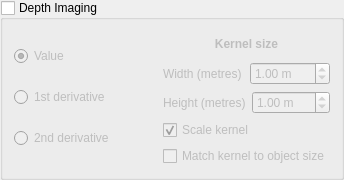
<?xml version="1.0" encoding="UTF-8"?>
<ui version="4.0">
 <class>DepthImager</class>
 <widget class="QGroupBox" name="DepthImager">
  <property name="enabled">
   <bool>true</bool>
  </property>
  <property name="geometry">
   <rect>
    <x>0</x>
    <y>0</y>
    <width>344</width>
    <height>180</height>
   </rect>
  </property>
  <property name="sizePolicy">
   <sizepolicy hsizetype="Preferred" vsizetype="Preferred">
    <horstretch>0</horstretch>
    <verstretch>0</verstretch>
   </sizepolicy>
  </property>
  <property name="windowTitle">
   <string>Depth Imaging</string>
  </property>
  <property name="title">
   <string>Depth Imaging</string>
  </property>
  <property name="checkable">
   <bool>true</bool>
  </property>
  <property name="checked">
   <bool>false</bool>
  </property>
  <layout class="QHBoxLayout" name="horizontalLayout_3">
   <item>
    <layout class="QVBoxLayout" name="verticalLayout_2">
     <item>
      <widget class="QRadioButton" name="showDepthRadioButton">
       <property name="text">
        <string>Value</string>
       </property>
       <property name="checked">
        <bool>true</bool>
       </property>
      </widget>
     </item>
     <item>
      <widget class="QRadioButton" name="showDepthD1RadioButton">
       <property name="text">
        <string>1st derivative</string>
       </property>
      </widget>
     </item>
     <item>
      <widget class="QRadioButton" name="showDepthD2RadioButton">
       <property name="text">
        <string>2nd derivative</string>
       </property>
      </widget>
     </item>
    </layout>
   </item>
   <item>
    <layout class="QVBoxLayout" name="verticalLayout">
     <item>
      <widget class="QLabel" name="label">
       <property name="font">
        <font>
         <weight>75</weight>
         <bold>true</bold>
        </font>
       </property>
       <property name="text">
        <string>Kernel size</string>
       </property>
       <property name="alignment">
        <set>Qt::AlignCenter</set>
       </property>
      </widget>
     </item>
     <item>
      <layout class="QHBoxLayout" name="horizontalLayout">
       <item>
        <widget class="QLabel" name="label_2">
         <property name="text">
          <string>Width (metres)</string>
         </property>
        </widget>
       </item>
       <item>
        <widget class="QDoubleSpinBox" name="kernelWidthSpinBox">
         <property name="suffix">
          <string> m</string>
         </property>
         <property name="singleStep">
          <double>0.500000000000000</double>
         </property>
         <property name="value">
          <double>1.000000000000000</double>
         </property>
        </widget>
       </item>
      </layout>
     </item>
     <item>
      <layout class="QHBoxLayout" name="horizontalLayout_2">
       <item>
        <widget class="QLabel" name="label_3">
         <property name="text">
          <string>Height (metres)</string>
         </property>
        </widget>
       </item>
       <item>
        <widget class="QDoubleSpinBox" name="kernelHeightSpinBox">
         <property name="suffix">
          <string> m</string>
         </property>
         <property name="singleStep">
          <double>0.500000000000000</double>
         </property>
         <property name="value">
          <double>1.000000000000000</double>
         </property>
        </widget>
       </item>
      </layout>
     </item>
     <item>
      <widget class="QCheckBox" name="scaleKernelCheckBox">
       <property name="text">
        <string>Scale kernel</string>
       </property>
       <property name="checked">
        <bool>true</bool>
       </property>
      </widget>
     </item>
     <item>
      <widget class="QCheckBox" name="matchKernelCheckBox">
       <property name="enabled">
        <bool>false</bool>
       </property>
       <property name="text">
        <string>Match kernel to object size</string>
       </property>
      </widget>
     </item>
    </layout>
   </item>
  </layout>
 </widget>
 <resources/>
 <connections/>
</ui>
